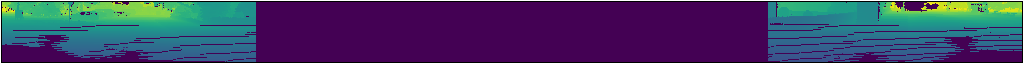
#> input picture rangeImg/unrealistic1.png, 2048 x 128 px, found by its file name (shown at 1/2 size)
$ python messingWithShape.py
#> lines starting #> are read from the running program, lines starting #| are printed output that depends on the picture
from lib2to3.pgen2.token import EQUAL
from PIL import Image
from PIL import ImageOps
import numpy as np

# imgPath = "/Users/garrettchristian/DocumentsDesktop/uva21/summerProject/lidarTests/data/sets/rangeimgs/00/000000.png"
# imgPath = '/Users/garrettchristian/DocumentsDesktop/uva21/summerProject/lidarTests/rangeImg/rangeimgs/00/001372.png'
# imgPath = "000000.png"
imgPath = "/Users/garrettchristian/DocumentsDesktop/uva21/summerProject/lidarTests/rangeImg/unrealistic1.png"

image = Image.open(imgPath)
#> image is the input picture: PIL image 2048x128 RGBA; mean R, G, B, A 66.3, 62.7, 104.3, 255
X = np.array(image)
print(np.shape(X))
#| (128, 2048, 4)

# print(imgPath)
# im = Image.fromarray(X)
# im.save("your_file.png")


imageGrey = ImageOps.grayscale(image)
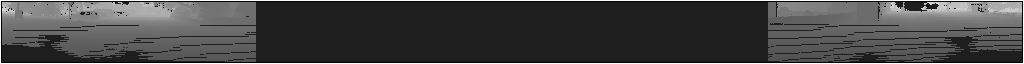
#> imageGrey: PIL image 2048x128 L (shown at 1/2 size); min 0, max 255, mean 68.2
grey = np.array(imageGrey)
print(np.shape(grey))
#| (128, 2048)
# print(grey)
# image.show()

newShape = np.expand_dims(grey, axis=2)
print(np.shape(newShape))
#| (128, 2048, 1)
# print(newShape)

#> (the run stopped early here; a loop or call above may not have finished)

$ run again, with rangeImg/000000.png copied over rangeImg/unrealistic1.png
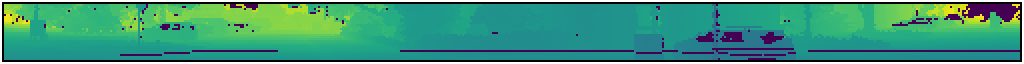
#> input picture rangeImg/000000.png, 1024 x 64 px, found by its file name
#> image is the input picture: PIL image 1024x64 RGBA; mean R, G, B, A 62.6, 151.9, 123.3, 255
#| (64, 1024, 4)
#> `imageGrey = ImageOps.grayscale(image)`:
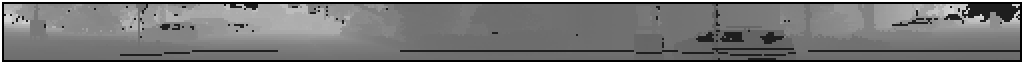
#> imageGrey: PIL image 1024x64 L; min 0, max 255, mean 121.9
#| (64, 1024)
#| (64, 1024, 1)
#| (64, 1024)

$ run again, with rangeImg/rangeimgs/00/001372.png copied over rangeImg/unrealistic1.png
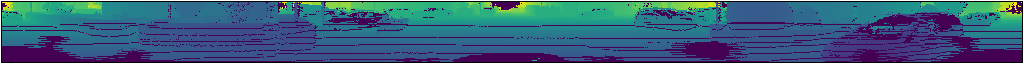
#> input picture rangeImg/rangeimgs/00/001372.png, 2048 x 128 px, found by its file name (shown at 1/2 size)
#> image is the input picture: PIL image 2048x128 RGBA; mean R, G, B, A 59.8, 96.2, 125.1, 255
#| (128, 2048, 4)
#> `imageGrey = ImageOps.grayscale(image)`:
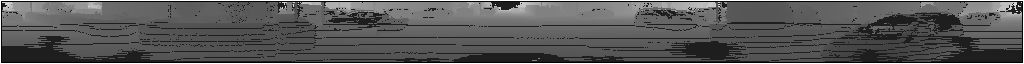
#> imageGrey: PIL image 2048x128 L (shown at 1/2 size); min 0, max 255, mean 88.5
#| (128, 2048)
#| (128, 2048, 1)
